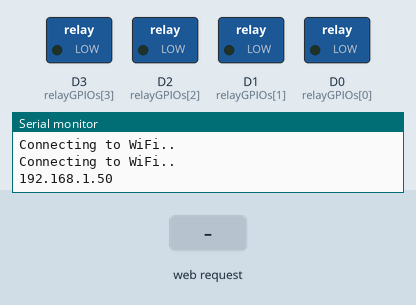
Simulated run of this sketch. Board: ESP8266 (NodeMCU). On the bench: switched loads named in the sketch (green lamp = pin HIGH), the last lines printed to the serial monitor. Inputs (shaded band) come from the test bench. WiFi joins after 1.5 s; servers stay silent unless stated.

Above: at 3.2 s.
3.3 s: HTTP request GET /update?relay=1&state=1 received
At 4.0 s:
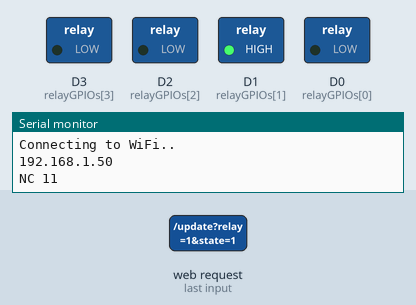
4.8 s: HTTP request GET /update?relay=120&state=120 received
At 5.1 s:
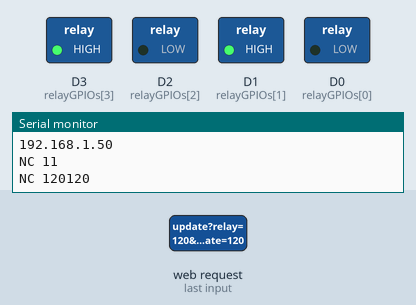
Timing chart, 0 to 7.8 s (numbered marks = the images above; inputs shaded):
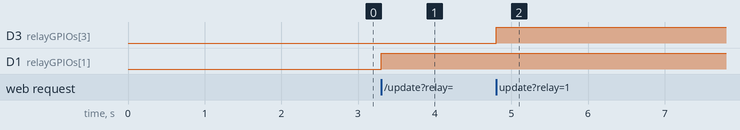

Measured:
- after the input at 3.3 s, D1 (relayGPIOs[1]): LOW → HIGH at once
- after the input at 4.8 s, D3 (relayGPIOs[3]): LOW → HIGH at once

The sketch:

WebRelay.ino
```cpp
#include "ESP8266WiFi.h"
#include "ESPAsyncWebServer.h"

#define RELAY_NO    false  //继电器默认状态

#define NUM_RELAYS  4    //4路继电器

byte relayGPIOs[NUM_RELAYS] = {D0, D1, D2, D3};

const char* ssid =  "MERCURY_D268G";                     //wifi名称
const char* password ="pba5ayzk";              //wifi密码
AsyncWebServer server(80);

const char index_html[] PROGMEM = R"rawliteral(
<!DOCTYPE HTML><html>
<head>
<meta charset='UTF-8'>
  <meta name="viewport" content="width=device-width, initial-scale=1">
  <style>
    html {font-family: Arial; display: inline-block; text-align: center;}
    h2 {font-size: 3.0rem;}
    p {font-size: 3.0rem;}
    body {max-width: 600px; margin:0px auto; padding-bottom: 25px;}
    .switch {position: relative; display: inline-block; width: 120px; height: 68px}
    .switch input {display: none}
    .slider {position: absolute; top: 0; left: 0; right: 0; bottom: 0; background-color: #ccc; border-radius: 34px}
    .slider:before {position: absolute; content: ""; height: 52px; width: 52px; left: 8px; bottom: 8px; background-color: #fff; -webkit-transition: .4s; transition: .4s; border-radius: 68px}
    input:checked+.slider {background-color: #2196F3}
    input:checked+.slider:before {-webkit-transform: translateX(52px); -ms-transform: translateX(52px); transform: translateX(52px)}
  </style>
</head>
<body>
  <h2>ESP8266网页控制页面</h2>
  %BUTTONPLACEHOLDER%
<script>function toggleCheckbox(element) {
  var xhr = new XMLHttpRequest();
  if(element.checked){ xhr.open("GET", "/update?relay="+element.id+"&state=1", true); }
  else { xhr.open("GET", "/update?relay="+element.id+"&state=0", true); }
  xhr.send();
}</script>
</body>
</html>
)rawliteral";

// Replaces placeholder with button section in your web page
String processor(const String& var){
  //Serial.println(var);
  if(var == "BUTTONPLACEHOLDER"){
    String buttons ="";
    for(int i=0; i<NUM_RELAYS; i++){
      String relayStateValue = relayState(i);
      buttons+= "<h4>继电器 #" + String(i+1) + " - GPIO " + relayGPIOs[i] + "</h4><label class=\"switch\"><input type=\"checkbox\" onchange=\"toggleCheckbox(this)\" id=\"" + String(i) + "\" "+ relayStateValue +"><span class=\"slider\"></span></label>";
    }
    return buttons;
  }
  return String();
}

String relayState(int numRelay){
  if(RELAY_NO){
    if(digitalRead(relayGPIOs[numRelay])){
      return "";
    }
    else {
      return "checked";
    }
  }
  else {
    if(digitalRead(relayGPIOs[numRelay])){
      return "checked";
    }
    else {
      return "";
    }
  }
  return "";
}

void setup(){
  Serial.begin(115200);

  for(int i=0; i<NUM_RELAYS; i++){
    pinMode(relayGPIOs[i], OUTPUT);
    if(RELAY_NO){
      digitalWrite(relayGPIOs[i], HIGH);//开启继电器
    }
    else{
      digitalWrite(relayGPIOs[i], LOW);//关闭继电器
    }
  }

  WiFi.begin(ssid, password);
  while (WiFi.status() != WL_CONNECTED) {
    delay(1000);
    Serial.println("Connecting to WiFi..");
  }
  Serial.println(WiFi.localIP());

  // Route for root / web page
  server.on("/", HTTP_GET, [](AsyncWebServerRequest *request){
    request->send_P(200, "text/html", index_html, processor);
  });

  //更新继电器状态页面
  server.on("/update", HTTP_GET, [] (AsyncWebServerRequest *request) {
    String inputMessage;
    String inputParam;
    String inputMessage2;
    String inputParam2;
  //获取异步js发起的get请求 relay
    if (request->hasParam("relay") & request->hasParam("state")) {
      inputMessage = request->getParam("relay")->value();
      inputParam = "relay";
      inputMessage2 = request->getParam("state")->value();
      inputParam2 = "state";
      if(RELAY_NO){
        Serial.print("NO ");
        digitalWrite(relayGPIOs[inputMessage.toInt()], !inputMessage2.toInt());
      }
      else{
        Serial.print("NC ");
        digitalWrite(relayGPIOs[inputMessage.toInt()], inputMessage2.toInt());
      }
    }
    else {
      inputMessage = "No message sent";
      inputParam = "none";
    }
    Serial.println(inputMessage + inputMessage2);
    request->send(200, "text/plain", "OK");
  });
  server.begin();
}

void loop() {

}
```
